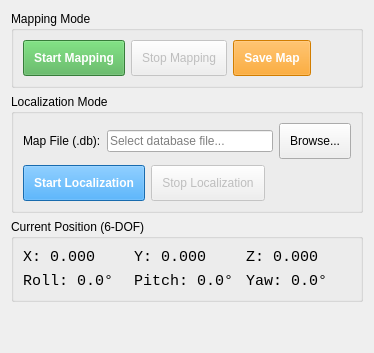
      <widget class="QWidget" name="tabRtabmapRgbd">
       <attribute name="title">
        <string>RTAB-Map RGB-D</string>
       </attribute>
       <layout class="QVBoxLayout" name="verticalLayout_5">
        <item>
         <widget class="QGroupBox" name="groupRgbdMapping">
          <property name="title">
           <string>Mapping Mode</string>
          </property>
          <layout class="QVBoxLayout" name="verticalLayout_6">
           <item>
            <layout class="QHBoxLayout" name="horizontalLayout_6">
             <item>
              <widget class="QPushButton" name="btnStartRgbdMapping">
               <property name="minimumSize">
                <size>
                 <width>0</width>
                 <height>32</height>
                </size>
               </property>
               <property name="text">
                <string>Start Mapping</string>
               </property>
               <property name="styleSheet">
                <string notr="true">background-color: #4CAF50; color: white; font-weight: bold; padding: 10px;</string>
               </property>
              </widget>
             </item>
             <item>
              <widget class="QPushButton" name="btnStopRgbdMapping">
               <property name="enabled">
                <bool>false</bool>
               </property>
               <property name="minimumSize">
                <size>
                 <width>0</width>
                 <height>32</height>
                </size>
               </property>
               <property name="text">
                <string>Stop Mapping</string>
               </property>
               <property name="styleSheet">
                <string notr="true">padding: 10px;</string>
               </property>
              </widget>
             </item>
             <item>
              <widget class="QPushButton" name="btnSaveRgbdMap">
               <property name="enabled">
                <bool>false</bool>
               </property>
               <property name="minimumSize">
                <size>
                 <width>0</width>
                 <height>32</height>
                </size>
               </property>
               <property name="text">
                <string>Save Map</string>
               </property>
               <property name="styleSheet">
                <string notr="true">background-color: #FF9800; color: white; font-weight: bold; padding: 10px;</string>
               </property>
              </widget>
             </item>
             <item>
              <spacer name="horizontalSpacer_5">
               <property name="orientation">
                <enum>Qt::Horizontal</enum>
               </property>
               <property name="sizeHint" stdset="0">
                <size>
                 <width>40</width>
                 <height>20</height>
                </size>
               </property>
              </spacer>
             </item>
            </layout>
           </item>
          </layout>
         </widget>
        </item>
        <item>
         <widget class="QGroupBox" name="groupRgbdLoc">
          <property name="title">
           <string>Localization Mode</string>
          </property>
          <layout class="QVBoxLayout" name="verticalLayout_7">
           <item>
            <layout class="QHBoxLayout" name="horizontalLayout_7">
             <item>
              <widget class="QLabel" name="lblRgbdMapPath">
               <property name="text">
                <string>Map File (.db):</string>
               </property>
              </widget>
             </item>
             <item>
              <widget class="QLineEdit" name="txtRgbdMapPath">
               <property name="placeholderText">
                <string>Select database file...</string>
               </property>
              </widget>
             </item>
             <item>
              <widget class="QPushButton" name="btnBrowseRgbdMap">
               <property name="minimumSize">
                <size>
                 <width>0</width>
                 <height>32</height>
                </size>
               </property>
               <property name="text">
                <string>Browse...</string>
               </property>
               <property name="styleSheet">
                <string notr="true">padding: 10px;</string>
               </property>
              </widget>
             </item>
            </layout>
           </item>
           <item>
            <layout class="QHBoxLayout" name="horizontalLayout_8">
             <item>
              <widget class="QPushButton" name="btnStartRgbdLoc">
               <property name="minimumSize">
                <size>
                 <width>0</width>
                 <height>32</height>
                </size>
               </property>
               <property name="text">
                <string>Start Localization</string>
               </property>
               <property name="styleSheet">
                <string notr="true">background-color: #2196F3; color: white; font-weight: bold; padding: 10px;</string>
               </property>
              </widget>
             </item>
             <item>
              <widget class="QPushButton" name="btnStopRgbdLoc">
               <property name="enabled">
                <bool>false</bool>
               </property>
               <property name="minimumSize">
                <size>
                 <width>0</width>
                 <height>32</height>
                </size>
               </property>
               <property name="text">
                <string>Stop Localization</string>
               </property>
               <property name="styleSheet">
                <string notr="true">padding: 10px;</string>
               </property>
              </widget>
             </item>
             <item>
              <spacer name="horizontalSpacer_6">
               <property name="orientation">
                <enum>Qt::Horizontal</enum>
               </property>
               <property name="sizeHint" stdset="0">
                <size>
                 <width>40</width>
                 <height>20</height>
                </size>
               </property>
              </spacer>
             </item>
            </layout>
           </item>
          </layout>
         </widget>
        </item>
        <item>
         <widget class="QGroupBox" name="groupRgbdPos">
          <property name="title">
           <string>Current Position (6-DOF)</string>
          </property>
          <layout class="QGridLayout" name="gridLayout">
           <item row="0" column="0">
            <widget class="QLabel" name="lblRgbdPosX">
             <property name="font">
              <font>
               <family>Monospace</family>
               <pointsize>11</pointsize>
              </font>
             </property>
             <property name="text">
              <string>X: 0.000</string>
             </property>
            </widget>
           </item>
           <item row="0" column="1">
            <widget class="QLabel" name="lblRgbdPosY">
             <property name="font">
              <font>
               <family>Monospace</family>
               <pointsize>11</pointsize>
              </font>
             </property>
             <property name="text">
              <string>Y: 0.000</string>
             </property>
            </widget>
           </item>
           <item row="0" column="2">
            <widget class="QLabel" name="lblRgbdPosZ">
             <property name="font">
              <font>
               <family>Monospace</family>
               <pointsize>11</pointsize>
              </font>
             </property>
             <property name="text">
              <string>Z: 0.000</string>
             </property>
            </widget>
           </item>
           <item row="1" column="0">
            <widget class="QLabel" name="lblRgbdRoll">
             <property name="font">
              <font>
               <family>Monospace</family>
               <pointsize>11</pointsize>
              </font>
             </property>
             <property name="text">
              <string>Roll: 0.0°</string>
             </property>
            </widget>
           </item>
           <item row="1" column="1">
            <widget class="QLabel" name="lblRgbdPitch">
             <property name="font">
              <font>
               <family>Monospace</family>
               <pointsize>11</pointsize>
              </font>
             </property>
             <property name="text">
              <string>Pitch: 0.0°</string>
             </property>
            </widget>
           </item>
           <item row="1" column="2">
            <widget class="QLabel" name="lblRgbdYaw">
             <property name="font">
              <font>
               <family>Monospace</family>
               <pointsize>11</pointsize>
              </font>
             </property>
             <property name="text">
              <string>Yaw: 0.0°</string>
             </property>
            </widget>
           </item>
          </layout>
         </widget>
        </item>
        <item>
         <spacer name="verticalSpacer_2">
          <property name="orientation">
           <enum>Qt::Vertical</enum>
          </property>
          <property name="sizeHint" stdset="0">
           <size>
            <width>20</width>
            <height>40</height>
           </size>
          </property>
         </spacer>
        </item>
       </layout>
      </widget>
